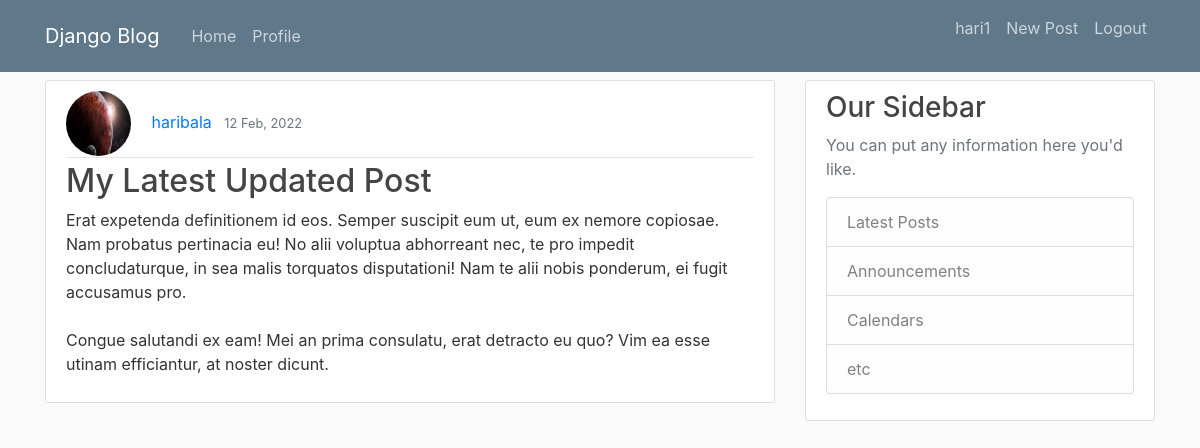
Screenshot of /detail/41/ (signed in) with the database file from the repository.
### blog/models.py (models this page shows, shortened)
class Post(models.Model):
    title = models.CharField(max_length=25)
    content = models.TextField()
    date_posted = models.DateTimeField(default=timezone.now)
    author = models.ForeignKey(User, on_delete=models.CASCADE, null=True)

class Profile(models.Model):
    user = models.OneToOneField(User, on_delete=models.CASCADE, null=True)
    image = models.ImageField(default = 'default.jpg', upload_to = "profile_pics")

### blog/views.py (the view)
# urls.py: path('detail/<int:pk>/', PostDetail.as_view(), name='post-detail'),
class PostDetail(LoginRequiredMixin,DetailView):
    model = Post
    template_name = 'blog/detail.html'
    context_object_name = 'post'

### blog/templates/blog/detail.html (shortened to what this page needs)
{% extends "blog/base.html" %}
{% block content %}
        <article class="media content-section">
          <div class="media-body">
            <div class="article-metadata">
              <img class="rounded-circle article-img" src="{{post.author.profile.image.url}}">
              <a class="mr-2" href="{% url 'user-posts' post.author.username %}">{{ post.author }}</a>
              <small class="text-muted">{{ post.date_posted|date:"d M, Y"}}</small>
            </div>
            <h2><a class="article-title" href="#">{{ post.title }}</a></h2>
            <p class="article-content">{{ post.content }}</p>
          </div>
        </article>
{% endblock content %}

### blog/templates/blog/base.html (shortened to what this page needs)
{% load static %}
<!DOCTYPE html>
<html>
<head>
    <link rel="stylesheet" href="https://maxcdn.bootstrapcdn.com/bootstrap/4.0.0/css/bootstrap.min.css">
    <link rel="stylesheet" type="text/css" href="{% static 'blog/main.css' %}">
</head>
<body>
    <header class="site-header">
      <nav class="navbar navbar-expand-md navbar-dark bg-steel fixed-top">
        <div class="container">
          <a class="navbar-brand mr-4" href="{% url 'blog-home' %}">Django Blog</a>
          <div class="collapse navbar-collapse" id="navbarToggle">
            <div class="navbar-nav mr-auto">
              <a class="nav-item nav-link" href="{% url 'blog-home' %}">Home</a>
              <a class="nav-item nav-link" href="{% url 'profile'  %}">Profile</a>
            </div>
            <div class="navbar-nav">
              {% if request.user.is_authenticated %}
              <p class="nav-item nav-link">{{request.user}}</p>
              <a class="nav-item nav-link" href="{% url 'post-create' %}">New Post</a>
              <a class="nav-item nav-link" href="{% url 'logout' %}">Logout</a>
              {% else %}
              <a class="nav-item nav-link" href="{% url 'login' %}">Login</a>
              <a class="nav-item nav-link" href="{% url 'register' %}">Register</a>
              {% endif %}
            </div>
          </div>
        </div>
      </nav>
    </header>
    <main role="main" class="container">
      <div class="row">
        <div class="col-md-8">
          {% block content %}{% endblock %}
        </div>
        <div class="col-md-4">
          <div class="content-section">
            <h3>Our Sidebar</h3>
            <p class='text-muted'>You can put any information here you'd like.
              <ul class="list-group">
                <li class="list-group-item list-group-item-light">Latest Posts</li>
                <li class="list-group-item list-group-item-light">Announcements</li>
                <li class="list-group-item list-group-item-light">Calendars</li>
                <li class="list-group-item list-group-item-light">etc</li>
              </ul>
            </p>
          </div>
        </div>
      </div>
    </main>
</body>
</html>

### blog/static/blog/main.css (style rules this page uses)
body { background: #fafafa; color: #333333; margin-top: 5rem; }
h1, h2, h3, h4, h5, h6 { color: #444444; }
ul { margin: 0; }
.bg-steel { background-color: #5f788a; }
.site-header .navbar-nav .nav-link { color: #cbd5db; }
.content-section { background: #ffffff; padding: 10px 20px; border: 1px solid #dddddd; border-radius: 3px; margin-bottom: 20px; }
.article-title { color: #444444; }
.article-content { white-space: pre-line; }
.article-img { height: 65px; width: 65px; margin-right: 16px; }
.article-metadata { padding-bottom: 1px; margin-bottom: 4px; border-bottom: 1px solid #e3e3e3 }

### rows the page displays
Post: author.profile.image (picture), author "haribala", date_posted "12 Feb, 2022", title "My Latest Updated Post", content "Erat expetenda definitionem id eos. Semper suscipit eum ut, eum ex nemore copiosae. Nam probatus pertinacia eu! No alii voluptua abhorreant nec, te pro impedit concludaturque, in sea malis torquatos disputationi! Nam te alii nobis ponderum, ei fugit accusamus pro. Congue salutandi ex eam! Mei an prima consulatu, erat detracto eu quo? Vim ea esse utinam efficiantur, at noster dicunt."

### other values shown
{{ request.user }} "hari1"
